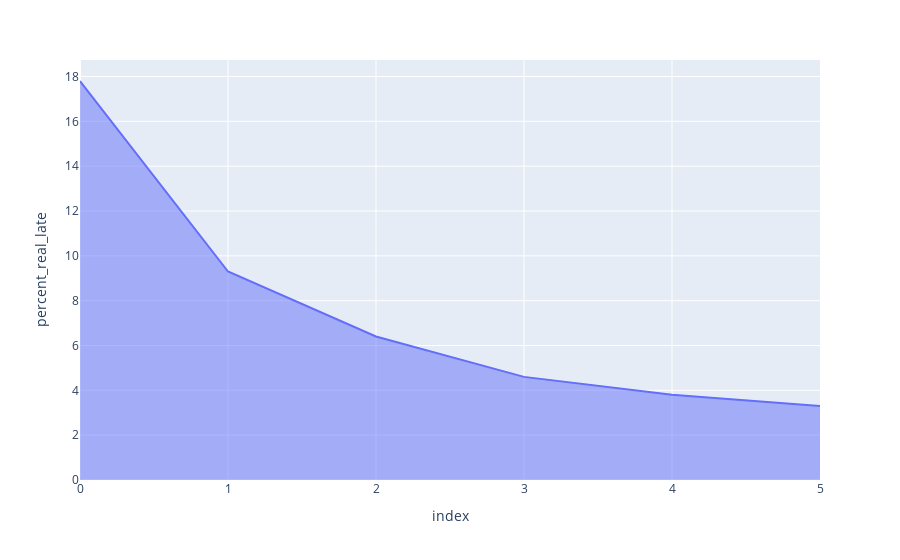

Notebook code cell kept with this figure:
### Code cell
fig = px.area(overtime, y="percent_real_late")
fig.show()

### Figure 1 — Plotly figure (JSON) as saved in the notebook; plotly's stock layout.template omitted (floating-point values rounded to 4 significant figures)
{"data": [{"fillpattern": {"shape": ""}, "hovertemplate": "index=%{x}<br>percent_real_late=%{y}<extra></extra>", "legendgroup": "", "line": {"color": "#636efa"}, "marker": {"symbol": "circle"}, "mode": "lines", "name": "", "orientation": "v", "showlegend": false, "stackgroup": "1", "type": "scatter", "x": [0, 1, 2, 3, 4, 5], "xaxis": "x", "y": [17.8, 9.3, 6.4, 4.6, 3.8, 3.3], "yaxis": "y"}], "layout": {"legend": {"tracegroupgap": 0}, "margin": {"t": 60}, "xaxis": {"anchor": "y", "domain": [0, 1], "title": {"text": "index"}}, "yaxis": {"anchor": "x", "domain": [0, 1], "title": {"text": "percent_real_late"}}}}
